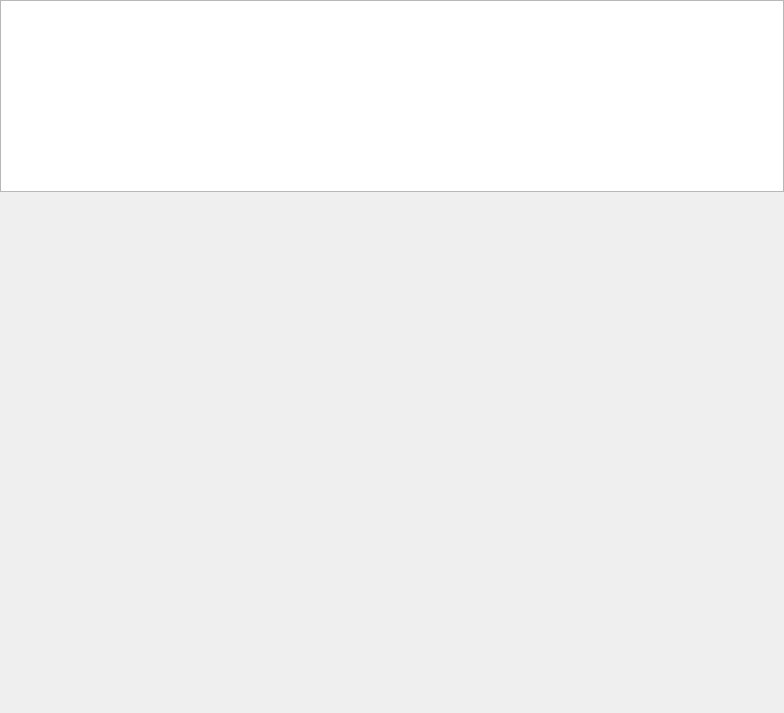
<?xml version="1.0" encoding="UTF-8"?>
<ui version="4.0">
 <class>PatientRecordWidget</class>
 <widget class="QWidget" name="PatientRecordWidget">
  <property name="geometry">
   <rect>
    <x>0</x>
    <y>0</y>
    <width>784</width>
    <height>713</height>
   </rect>
  </property>
  <property name="windowTitle">
   <string>Form</string>
  </property>
  <layout class="QVBoxLayout" name="verticalLayout_2">
   <property name="leftMargin">
    <number>0</number>
   </property>
   <property name="topMargin">
    <number>0</number>
   </property>
   <property name="rightMargin">
    <number>0</number>
   </property>
   <property name="bottomMargin">
    <number>0</number>
   </property>
   <item>
    <layout class="QVBoxLayout" name="verticalLayout">
     <item>
      <widget class="QTableView" name="recordTable">
       <property name="sizePolicy">
        <sizepolicy hsizetype="Expanding" vsizetype="Fixed">
         <horstretch>0</horstretch>
         <verstretch>0</verstretch>
        </sizepolicy>
       </property>
       <attribute name="horizontalHeaderStretchLastSection">
        <bool>true</bool>
       </attribute>
       <attribute name="verticalHeaderVisible">
        <bool>false</bool>
       </attribute>
      </widget>
     </item>
     <item>
      <widget class="RadiographWidget" name="radiographsWidget" native="true"/>
     </item>
    </layout>
   </item>
  </layout>
 </widget>
 <customwidgets>
  <customwidget>
   <class>RadiographWidget</class>
   <extends>QWidget</extends>
   <header>radiographwidget.h</header>
   <container>1</container>
  </customwidget>
 </customwidgets>
 <resources/>
 <connections/>
</ui>
